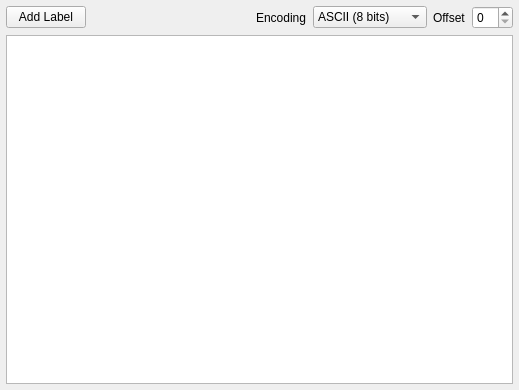
<?xml version="1.0" encoding="UTF-8"?>
<ui version="4.0">
 <class>TextViewWidget</class>
 <widget class="QWidget" name="TextViewWidget">
  <property name="geometry">
   <rect>
    <x>0</x>
    <y>0</y>
    <width>519</width>
    <height>390</height>
   </rect>
  </property>
  <property name="windowTitle">
   <string>Form</string>
  </property>
  <layout class="QVBoxLayout" name="verticalLayout_7">
   <property name="leftMargin">
    <number>6</number>
   </property>
   <property name="topMargin">
    <number>6</number>
   </property>
   <property name="rightMargin">
    <number>6</number>
   </property>
   <property name="bottomMargin">
    <number>6</number>
   </property>
   <item>
    <layout class="QHBoxLayout" name="horizontalLayout">
     <item>
      <widget class="QPushButton" name="newLabel">
       <property name="text">
        <string>Add Label</string>
       </property>
      </widget>
     </item>
     <item>
      <spacer name="horizontalSpacer">
       <property name="orientation">
        <enum>Qt::Horizontal</enum>
       </property>
       <property name="sizeHint" stdset="0">
        <size>
         <width>40</width>
         <height>20</height>
        </size>
       </property>
      </spacer>
     </item>
     <item>
      <widget class="QLabel" name="label">
       <property name="text">
        <string>Encoding</string>
       </property>
      </widget>
     </item>
     <item>
      <widget class="QComboBox" name="encoding">
       <property name="sizePolicy">
        <sizepolicy hsizetype="Preferred" vsizetype="Fixed">
         <horstretch>0</horstretch>
         <verstretch>0</verstretch>
        </sizepolicy>
       </property>
       <property name="currentIndex">
        <number>2</number>
       </property>
       <item>
        <property name="text">
         <string>BCD (6 bits)</string>
        </property>
       </item>
       <item>
        <property name="text">
         <string>ASCII (7 bits)</string>
        </property>
       </item>
       <item>
        <property name="text">
         <string>ASCII (8 bits)</string>
        </property>
       </item>
       <item>
        <property name="text">
         <string>Binary</string>
        </property>
       </item>
       <item>
        <property name="text">
         <string>Integer (2 bits)</string>
        </property>
       </item>
       <item>
        <property name="text">
         <string>Integer (3 bits)</string>
        </property>
       </item>
       <item>
        <property name="text">
         <string>Integer (4 bits)</string>
        </property>
       </item>
       <item>
        <property name="text">
         <string>Integer (5 bits)</string>
        </property>
       </item>
       <item>
        <property name="text">
         <string>Integer (6 bits)</string>
        </property>
       </item>
       <item>
        <property name="text">
         <string>Integer (7 bits)</string>
        </property>
       </item>
       <item>
        <property name="text">
         <string>Integer (8 bits)</string>
        </property>
       </item>
       <item>
        <property name="text">
         <string>Integer (16 bits)</string>
        </property>
       </item>
       <item>
        <property name="text">
         <string>Integer (32 bits)</string>
        </property>
       </item>
      </widget>
     </item>
     <item>
      <widget class="QLabel" name="label_2">
       <property name="text">
        <string>Offset</string>
       </property>
      </widget>
     </item>
     <item>
      <widget class="QSpinBox" name="globalOffset"/>
     </item>
    </layout>
   </item>
   <item>
    <widget class="QTextEdit" name="textEdit">
     <property name="font">
      <font>
       <pointsize>10</pointsize>
      </font>
     </property>
     <property name="readOnly">
      <bool>true</bool>
     </property>
     <property name="html">
      <string>&lt;!DOCTYPE HTML PUBLIC &quot;-//W3C//DTD HTML 4.0//EN&quot; &quot;http://www.w3.org/TR/REC-html40/strict.dtd&quot;&gt;
&lt;html&gt;&lt;head&gt;&lt;meta name=&quot;qrichtext&quot; content=&quot;1&quot; /&gt;&lt;style type=&quot;text/css&quot;&gt;
p, li { white-space: pre-wrap; }
&lt;/style&gt;&lt;/head&gt;&lt;body style=&quot; font-family:'MS Shell Dlg 2'; font-size:10pt; font-weight:400; font-style:normal;&quot;&gt;
&lt;p style=&quot;-qt-paragraph-type:empty; margin-top:0px; margin-bottom:0px; margin-left:0px; margin-right:0px; -qt-block-indent:0; text-indent:0px;&quot;&gt;&lt;br /&gt;&lt;/p&gt;&lt;/body&gt;&lt;/html&gt;</string>
     </property>
     <property name="tabStopWidth">
      <number>40</number>
     </property>
     <property name="textInteractionFlags">
      <set>Qt::TextSelectableByKeyboard|Qt::TextSelectableByMouse</set>
     </property>
    </widget>
   </item>
  </layout>
 </widget>
 <resources/>
 <connections/>
</ui>
